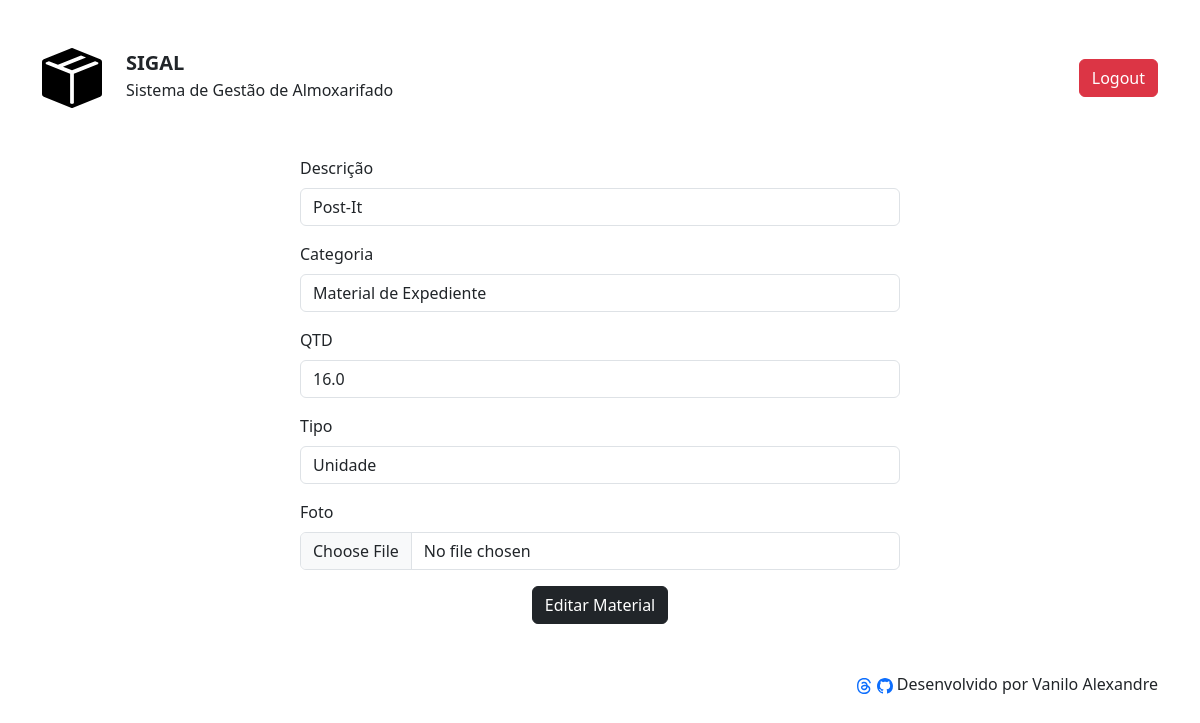
Screenshot of /edit-material/4 (signed in) with the database file from the repository.
### apps/estoque/models.py (models this page shows, shortened)
class Material(models.Model):
    OPCOES_CATEGORIA = [
        ("MAT-TIC", "Material de TIC"),
        ("MAT-EXPEDIENTE", "Material de Expediente"),
        ("MAT-ESCRITORIO", "Material de Escritório"),
    ]
    OPCOES_MEDIDA = [
        ("UND", "Unidade"),
        ("KG", "Quilograma"),
        ("PCT", "Pacote"),
    ]
    desc = models.CharField(max_length=100, null=False, blank=False)
    categoria = models.CharField(max_length=100, choices=OPCOES_CATEGORIA, default="")
    qtd = models.DecimalField(max_digits=8, decimal_places=1, null=False, blank=False)
    tipo = models.CharField(max_length=100, choices=OPCOES_MEDIDA, default="UND")
    foto = models.ImageField(upload_to="fotos/%Y/%m/%d/", blank=True)

### apps/estoque/views.py (the view)
# urls.py: path("edit-material/<int:materialID>", editMaterial, name="edit-material"),
def editMaterial(request, materialID):
    if not request.user.is_authenticated:
        messages.error(request, 'Usuário não logado')
        return redirect('login')
    if not request.user.has_perm("estoque.change_material"):
        messages.error(request, 'Usuário não possui essa permissão')
        return redirect('login')
    material = Material.objects.get(id=materialID)
    form = MaterialForms(instance=material)
    if request.method == 'POST':
        form = MaterialForms(request.POST, request.FILES, instance=material)
        if form.is_valid():
            form.save()
            messages.success(request, 'Material Editado com Sucesso!')
            return redirect('index')
    return render(request, 'estoque/editMaterial.html', {'form':form, 'materialID':materialID})

### apps/estoque/forms.py
class MaterialForms(forms.ModelForm):
    class Meta:
        model = Material
        exclude = []
        labels = {
            "desc":"Descrição",
            "categoria":"Categoria",
            "qtd":"QTD",
            "tipo":"Tipo",
            "foto":"Foto",
        }
        widgets = {
            "desc": forms.TextInput(attrs={"class":"form-control"}),
            "categoria": forms.Select(attrs={"class":"form-control"}),
            "qtd": forms.NumberInput(attrs={"class":"form-control"}),
            "tipo": forms.Select(attrs={"class":"form-control"}),
            "foto": forms.FileInput(attrs={"class":"form-control"}),
        }

### templates/estoque/editMaterial.html (shortened to what this page needs)
{% extends 'shared/base.html' %}
{% load static %}
{% block content %}
<body>
    <div class="container-sm">
        <form action="{% url 'edit-material' materialID%}" method="POST" class="mx-auto" style="max-width: 600px;" enctype="multipart/form-data">
            {% for field in form.visible_fields %}
            <div class="mb-3" style="margin-bottom: 10px;">
                <label for="{{ field.id_for_label }}" class="form-label">{{field.label}}</label>
                {{ field }}
            </div>
            {% endfor %}
            <div class="mb-3 text-center">
                <button type="submit" class="btn btn-dark">Editar Material</button>
            </div>
        </form>
    </div>
</body>
{% endblock %}

### rows the page displays
Material: visible_fields "Post-It" "Material de Expediente" "16.0" "Unidade"

### other values shown
{{ field.label }} "Descrição" "Categoria" "QTD" "Tipo" "Foto"
